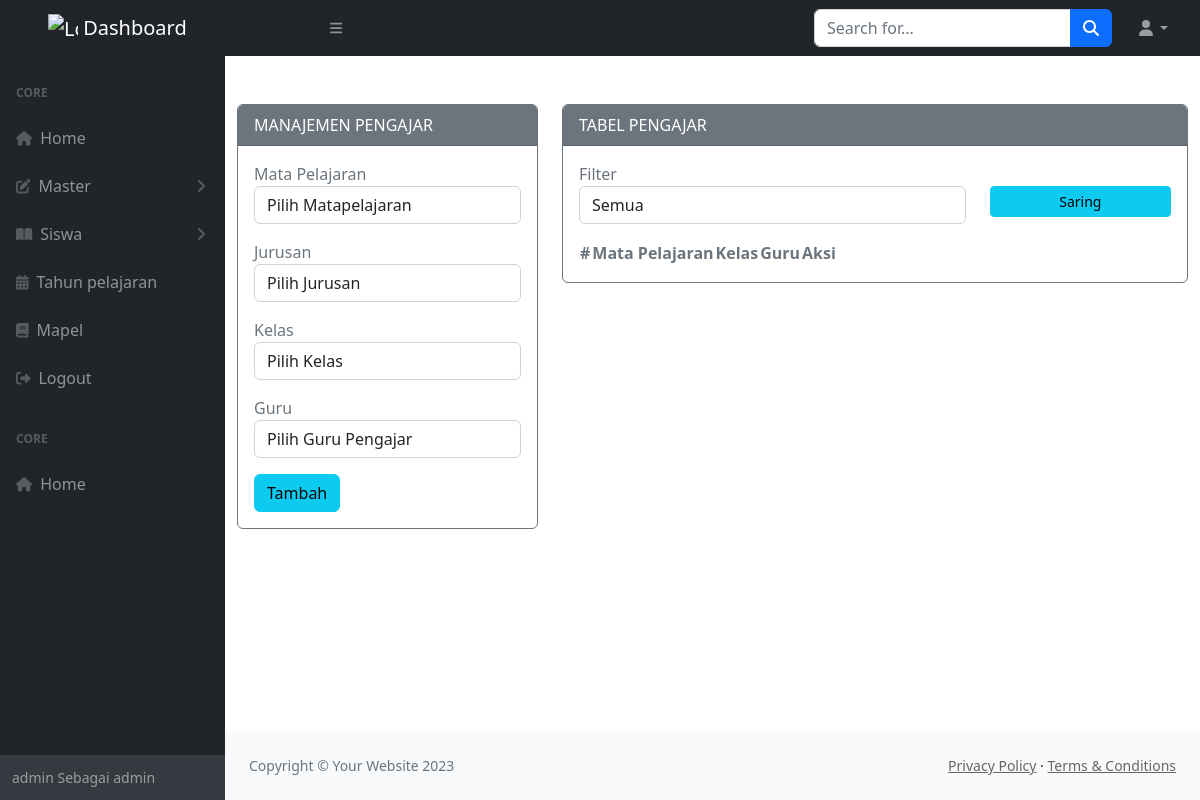
The page /admin/media.php?module=pengajaran (signed in) on the database as committed earlier.
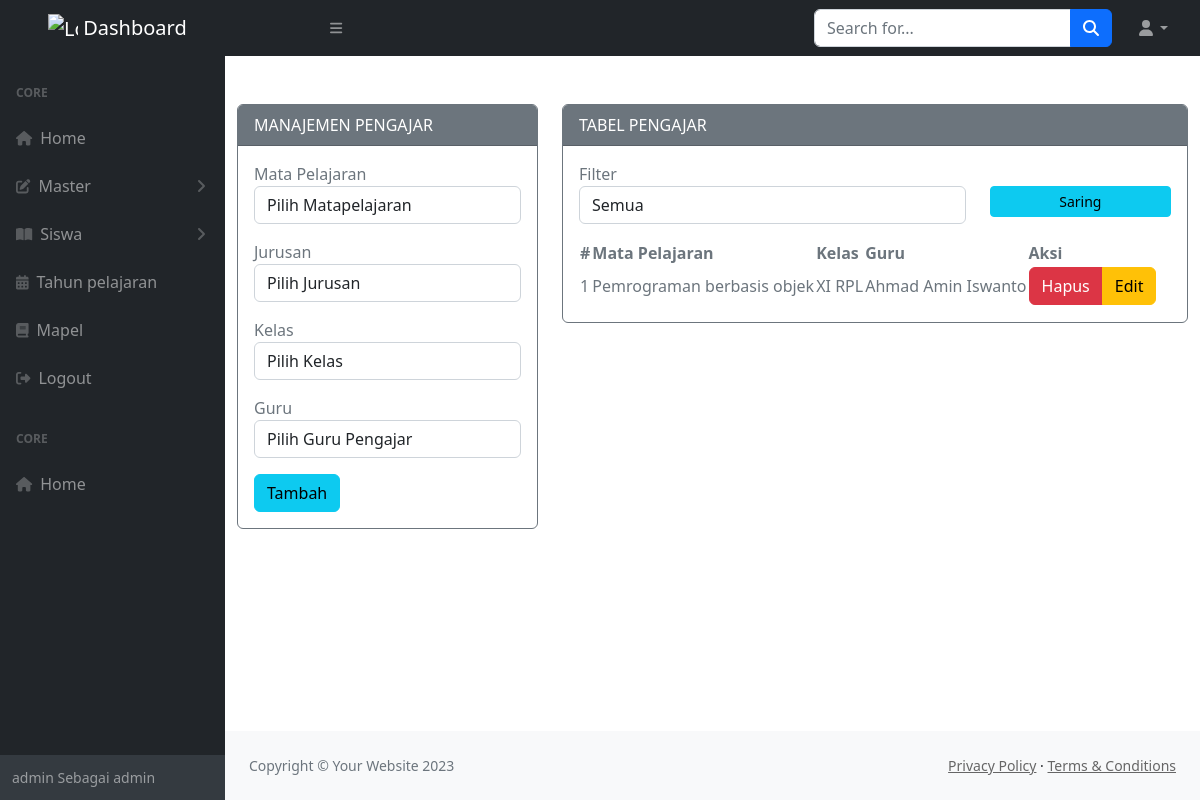
The same page on the database as committed later.
### tables this page shows
CREATE TABLE `pengajaran` (
  `kd_pengajaran` int(11) NOT NULL,
  `kd_mapel` varchar(10) NOT NULL,
  `kd_kelas` varchar(10) NOT NULL,
  `kd_guru` varchar(20) NOT NULL,
  `kd_silabus` varchar(30) NOT NULL DEFAULT '1'
);

CREATE TABLE `mapel` (
  `kd_mapel` varchar(10) NOT NULL,
  `nama_mapel` varchar(100) NOT NULL
);

CREATE TABLE `kelas` (
  `kd_kelas` varchar(10) NOT NULL,
  `nama_kelas` varchar(10) NOT NULL,
  `tingkat` varchar(5) NOT NULL,
  `kd_jurusan` varchar(10) NOT NULL
);

CREATE TABLE `guru` (
  `kd_guru` varchar(20) NOT NULL,
  `username` varchar(50) NOT NULL,
  `password` varchar(100) NOT NULL,
  `nip` varchar(50) NOT NULL DEFAULT '-',
  `nama` varchar(100) NOT NULL,
  `telp` varchar(20) NOT NULL DEFAULT '-',
  `email` varchar(30) NOT NULL DEFAULT '-',
  `foto` varchar(100) NOT NULL DEFAULT 'default.jpg',
  `status` varchar(10) NOT NULL DEFAULT 'aktif'
);

### admin/modul/mod_pengajaran/pengajaran.php (the view, shortened to what the changed rows need)
<?php
include "../koneksi/koneksi.php";
if (empty($_SESSION['username']) and empty($_SESSION['passuser']) and $_SESSION['login'] == 0) {
  echo "<script>alert('Kembalilah Kejalan yg benar!!!'); window.location = '../../index.php';</script>";
} else {
?>
  <div class="container mt-5">
    <div class="content-wrapper">
      <div class="row">
        <div class="col-md-8 col-sm-8 col-xs-12">
          <div class="card border-secondary mb-3">
            <div class="card-body text-secondary">
              <table id="datatablesSimple">
                <thead>
                  <tr>
                    <th>#</th>
                    <th>Mata Pelajaran</th>
                    <th>Kelas</th>
                    <th>Guru</th>
                    <th>Aksi</th>
                  </tr>
                </thead>
                <tbody>
                  <?php
                  function namaGuru($con, $kd)
                  {
                    $query = mysqli_query($con, "SELECT nama FROM guru WHERE kd_guru='$kd'");
                    $guru = mysqli_fetch_array($query);
                    return $guru['nama'];
                  }
                  $fkelas = "";
                  $no = 1;
                  if ($query = $connect->query("SELECT * FROM pengajaran,mapel,kelas where pengajaran.kd_mapel=mapel.kd_mapel AND pengajaran.kd_kelas=kelas.kd_kelas " . $fkelas . " ORDER BY pengajaran.kd_kelas")) : ?>
                    <?php while ($row = $query->fetch_assoc()) : ?>
                      <tr>
                        <td><?= $no; ?></td>
                        <td><?= $row['nama_mapel'] ?></td>
                        <td><?= $row['nama_kelas'] ?></td>
                        <td><?php
                            $kd_guru = explode(",", $row['kd_guru']);
                            foreach ($kd_guru as $kd) {
                              echo namaGuru($connect, $kd) . "
                              </td>
                              <td>
                                <div class='hidden-print'>
                                  <div class='btn-group'>
                                  <a href='modul/mod_pengajaran/aksi.php?act=del&kd=$row[kd_pengajaran]&kdg=$kd' class='btn btn-danger btn-xs'>Hapus</a>
                              ";
                            }
                            ?>
                          <a href="?module=pengajaran&eid=<?php echo $row['kd_pengajaran'] ?>" class="btn btn-warning btn-xs">Edit</a>
            </div>
          </div>
          </td>
          </tr>
        <?php $no++;
                    endwhile ?>
      <?php endif ?>
      </tbody>
      </table>
        </div>
      </div>
    </div>
  </div>
  </div>
  </div>
<?php } ?>

Rows that differ between the two databases and show on the page:
added pengajaran: kd_mapel.nama_mapel "Pemrograman berbasis objek", kd_kelas.nama_kelas "XI RPL", kd_guru.nama "Ahmad Amin Iswanto"
